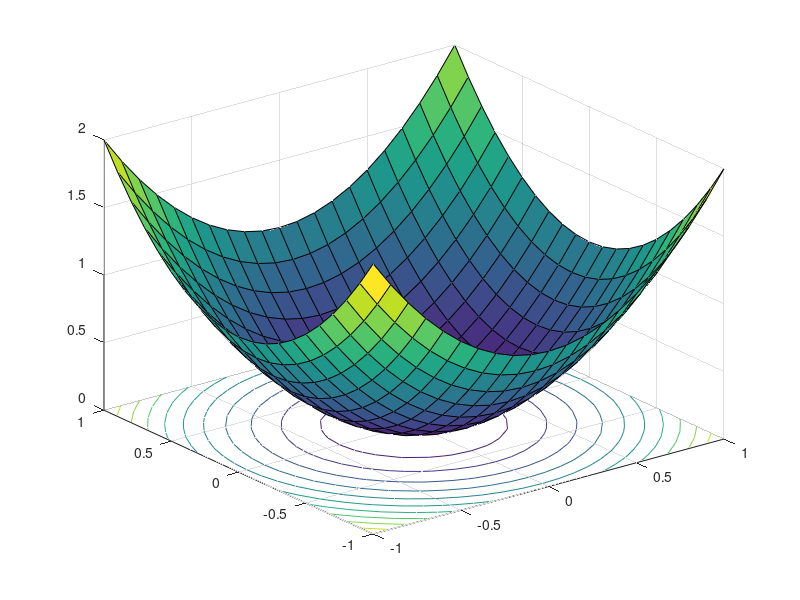

The MATLAB source for this figure: (Note: this script raises an error after producing the figure.)
figure(1) 

x = -1:0.1:1;
[X,Y] = meshgrid(x);

%%
figure(1)
f = @(x) -2.*x+3/2;

%%
Z = X.^2+Y.^2;
%[~,hCont1] = contour3(X,Y,Z,30);
hCont1 = surfc(X,Y,Z);
hCont1(1).FaceAlpha = 0.25;
hCont1(1).EdgeAlpha = 0.25;
for idx = 1:length(hCont1)
    hCont1(idx).Parent.ZLim = [0 1];
    hCont1(idx).Parent.XLim = [-1 1];
    hCont1(idx).Parent.YLim = [-1 1];
end
ylabel('s_0','FontSize',18)
xlabel('s_1','FontSize',18)
zlabel('||\bfs\rm||_2^2','FontSize',18)
ax = gca;
ax.YDir = 'reverse';
hold on

%%
s0 = -1:0.05:1;
s1 = f(s0);
hp1 = plot(s1,s0);
hp1.LineWidth = 2;
hp1.Color = 'red';

s = s1.^2+s0.^2;
hsp1 = plot3(s1,s0,s);
hsp1.LineWidth = 2;
hsp1.Color = 'blue';

[mnz,mnidx] = min(s(:));
mn1 = s1(mnidx);
mn0 = s0(mnidx);
hmrk = plot3(...
        mn1*[1 1],...
        mn0*[1 1],...
        [0 mnz]);
hmrk.Marker = 'o';
hmrk.MarkerSize = 8;
hmrk.MarkerEdgeColor = 'b';
hmrk.MarkerFaceColor = 'b';
hmrk.Color = 'b';
hmrk.LineWidth = 2;
hmrk.LineStyle = ':';

hold off

imwrite(frame2im(getframe(1)),'contour2.png')
%%

figure(2)
Z = abs(X) + abs(Y);
%[~,hCont2] = contour3(X,Y,Z,30);
hCont2 = surfc(X,Y,Z);
hCont2(1).FaceAlpha = 0.25;
hCont2(1).EdgeAlpha = 0.25;
for idx = 1:length(hCont2)
    hCont2(idx).Parent.ZLim = [0 1];
    hCont2(idx).Parent.XLim = [-1 1];
    hCont2(idx).Parent.YLim = [-1 1];
end
ylabel('s_0','FontSize',18)
xlabel('s_1','FontSize',18)
zlabel('||\bfs\rm||_1','FontSize',18)
ax = gca;
ax.YDir = 'reverse';
hold on

s0 = -1:0.05:1;
s1 = f(s0);
hp2 = plot(s1,s0);
hp2.LineWidth = 2;
hp2.Color = 'red';

s = abs(s1)+abs(s0);
hsp2 = plot3(s1,s0,s);
hsp2.LineWidth = 2;
hsp2.Color = 'blue';


[mnz,mnidx] = min(s(:));
mn1 = s1(mnidx);
mn0 = s0(mnidx);
hmrk = plot3(...
        mn1*[1 1],...
        mn0*[1 1],...
        [0 mnz]);
hmrk.Marker = 'o';
hmrk.MarkerSize = 8;
hmrk.MarkerEdgeColor = 'b';
hmrk.MarkerFaceColor = 'b';
hmrk.Color = 'b';
hmrk.LineWidth = 2;
hmrk.LineStyle = ':';

hold off

imwrite(frame2im(getframe(2)),'contour1.png')

%%
p = 0.1;
figure(3)
Z = (abs(X).^p + abs(Y).^p);
%[~,hCont2] = contour3(X,Y,Z,30);
hCont3 = surfc(X,Y,Z);
hCont3(1).FaceAlpha = 0.25;
hCont3(1).EdgeAlpha = 0.25;
for idx = 1:length(hCont3)
    hCont3(idx).Parent.ZLim = [0 1];
    hCont3(idx).Parent.XLim = [-1 1];
    hCont3(idx).Parent.YLim = [-1 1];
end
ylabel('s_0','FontSize',18)
xlabel('s_1','FontSize',18)
zlabel(['||\bfs\rm||_{' num2str(p) '}^{' num2str(p) '}'],'FontSize',18)
ax = gca;
ax.YDir = 'reverse';
hold on

s0 = -1:0.05:1;
s1 = f(s0);
hp3 = plot(s1,s0);
hp3.LineWidth = 2;
hp3.Color = 'red';

s = (abs(s1).^p+abs(s0).^p);
hsp3 = plot3(s1,s0,s);
hsp3.LineWidth = 2;
hsp3.Color = 'blue';


[mnz,mnidx] = min(s(:));
mn1 = s1(mnidx);
mn0 = s0(mnidx);
hmrk = plot3(...
        mn1*[1 1],...
        mn0*[1 1],...
        [0 mnz]);
hmrk.Marker = 'o';
hmrk.MarkerSize = 8;
hmrk.MarkerEdgeColor = 'b';
hmrk.MarkerFaceColor = 'b';
hmrk.Color = 'b';
hmrk.LineWidth = 2;
hmrk.LineStyle = ':';

hold off

imwrite(frame2im(getframe(3)),['contour' strrep(num2str(p),'.','_') '.png'])